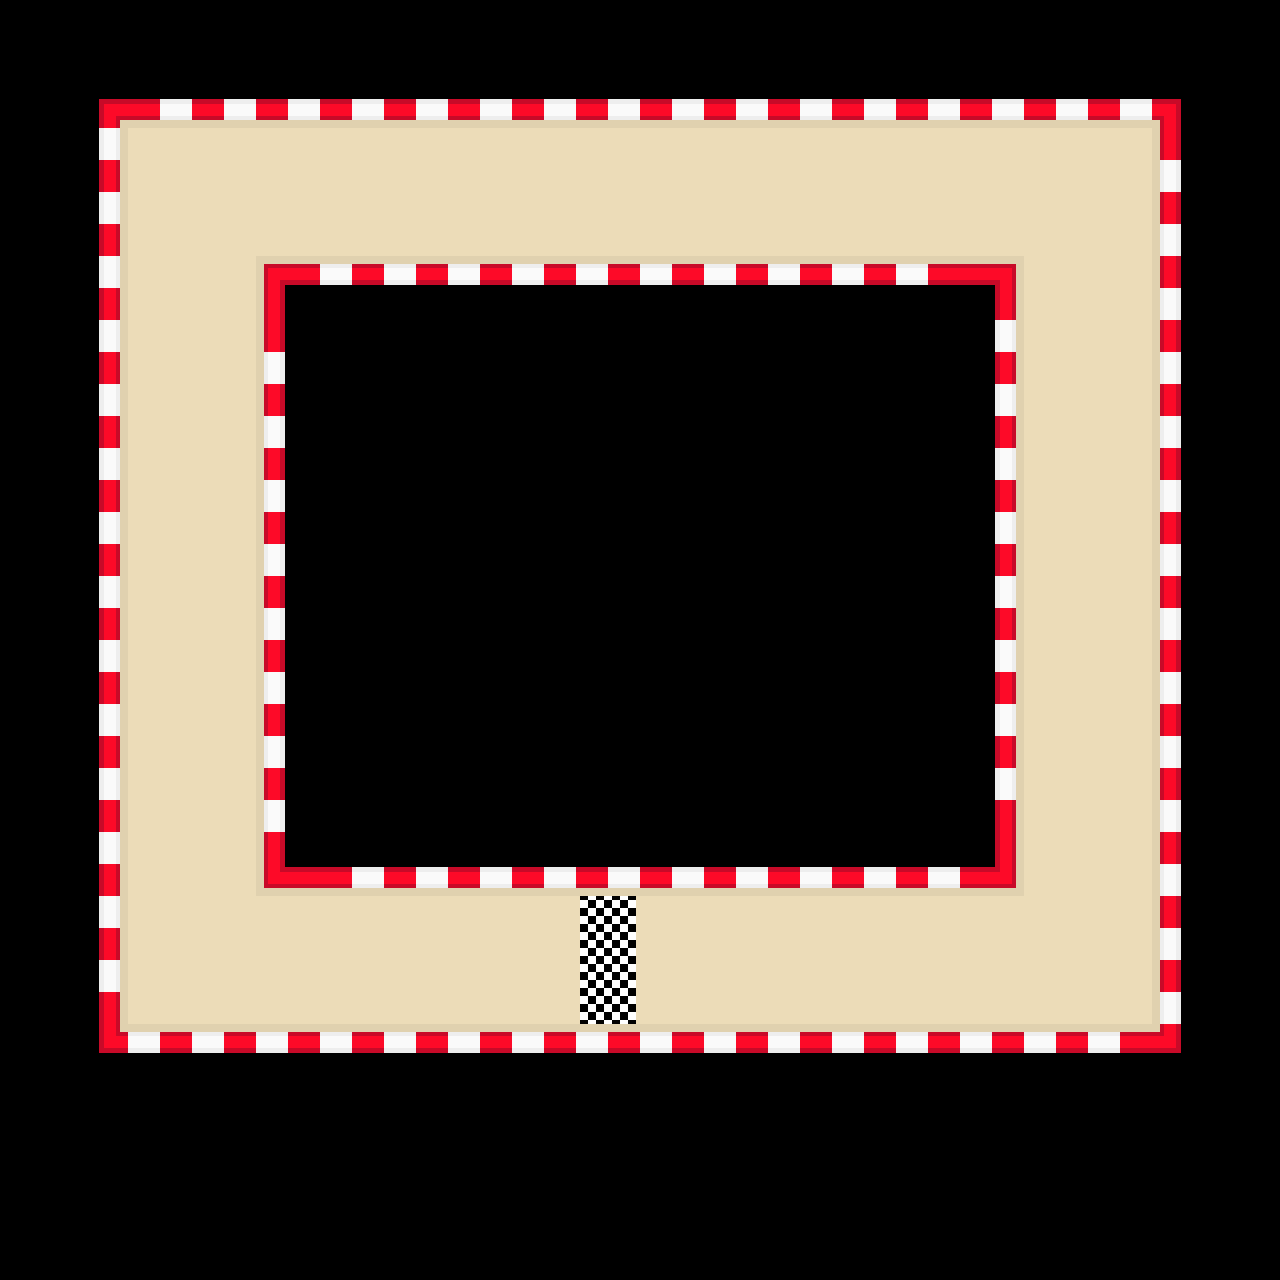

Tiled map render using the project's own tile images. Description and the whole map definition, tile-layer contents included, below:
An orthogonal 20x20 tile map with 64x64 px tiles, 2 tile layers (Tile Layer 1, FinishLayer) and 2 objects.

<map version="1.0" tiledversion="1.0.3" orientation="orthogonal" renderorder="right-down" width="20" height="20" tilewidth="64" tileheight="64" nextobjectid="7">
 <tileset firstgid="1" source="TileSetRed.tsx" />
 <layer name="Tile Layer 1" width="20" height="20">
  <data encoding="csv">
0,0,0,0,0,0,0,0,0,0,0,0,0,0,0,0,0,0,0,0,
0,2684354565,3221225473,3221225473,3221225473,3221225473,3221225473,3221225473,3221225473,3221225473,3221225473,3221225473,3221225473,3221225473,3221225473,3221225473,3221225473,3221225473,3221225477,0,
0,2684354561,3,3,3,3,3,3,3,3,3,3,3,3,3,3,3,3,1610612737,0,
0,2684354561,3,3,3,3,3,3,3,3,3,3,3,3,3,3,3,3,1610612737,0,
0,2684354561,2684354563,2684354563,1610612738,1,1,1,1,1,1,1,1,1,1,2,2684354563,2684354563,1610612737,0,
0,2684354561,2684354563,2684354563,1610612737,0,0,0,0,0,0,0,0,0,0,2684354561,2684354563,2684354563,1610612737,0,
0,2684354561,2684354563,2684354563,1610612737,0,0,0,0,0,0,0,0,0,0,2684354561,2684354563,2684354563,1610612737,0,
0,2684354561,2684354563,2684354563,1610612737,0,0,0,0,0,0,0,0,0,0,2684354561,2684354563,2684354563,1610612737,0,
0,2684354561,2684354563,2684354563,1610612737,0,0,0,0,0,0,0,0,0,0,2684354561,2684354563,2684354563,1610612737,0,
0,2684354561,2684354563,2684354563,1610612737,0,0,0,0,0,0,0,0,0,0,2684354561,2684354563,2684354563,1610612737,0,
0,2684354561,2684354563,2684354563,1610612737,0,0,0,0,0,0,0,0,0,0,2684354561,2684354563,2684354563,1610612737,0,
0,2684354561,2684354563,2684354563,1610612737,0,0,0,0,0,0,0,0,0,0,2684354561,2684354563,2684354563,1610612737,0,
0,2684354561,2684354563,2684354563,1610612737,0,0,0,0,0,0,0,0,0,0,2684354561,2684354563,2684354563,1610612737,0,
0,2684354561,2684354563,2684354563,3221225474,3221225473,3221225473,3221225473,3221225473,3221225473,3221225473,3221225473,3221225473,3221225473,3221225473,2684354562,2684354563,2684354563,1610612737,0,
0,2684354561,2684354563,2684354563,3,3,3,3,3,3,3,3,3,3,3,3,3,3,1610612737,0,
0,2684354561,3,3,3,3,3,3,3,3,3,3,3,3,3,3,3,3,1610612737,0,
0,5,1,1,1,1,1,1,1,1,1,1,1,1,1,1,1,1,1610612741,0,
0,0,0,0,0,0,0,0,0,0,0,0,0,0,0,0,0,0,0,0,
0,0,0,0,0,0,0,0,0,0,0,0,0,0,0,0,0,0,0,0,
0,0,0,0,0,0,0,0,0,0,0,0,0,0,0,0,0,0,0,0
</data>
 </layer>
 <layer name="FinishLayer" width="20" height="20">
  <data encoding="csv">
0,0,0,0,0,0,0,0,0,0,0,0,0,0,0,0,0,0,0,0,
0,0,0,0,0,0,0,0,0,0,0,0,0,0,0,0,0,0,0,0,
0,0,0,0,0,0,0,0,0,0,0,0,0,0,0,0,0,0,0,0,
0,0,0,0,0,0,0,0,0,0,0,0,0,0,0,0,0,0,0,0,
0,0,0,0,0,0,0,0,0,0,0,0,0,0,0,0,0,0,0,0,
0,0,0,0,0,0,0,0,0,0,0,0,0,0,0,0,0,0,0,0,
0,0,0,0,0,0,0,0,0,0,0,0,0,0,0,0,0,0,0,0,
0,0,0,0,0,0,0,0,0,0,0,0,0,0,0,0,0,0,0,0,
0,0,0,0,0,0,0,0,0,0,0,0,0,0,0,0,0,0,0,0,
0,0,0,0,0,0,0,0,0,0,0,0,0,0,0,0,0,0,0,0,
0,0,0,0,0,0,0,0,0,0,0,0,0,0,0,0,0,0,0,0,
0,0,0,0,0,0,0,0,0,0,0,0,0,0,0,0,0,0,0,0,
0,0,0,0,0,0,0,0,0,0,0,0,0,0,0,0,0,0,0,0,
0,0,0,0,0,0,0,0,0,0,0,0,0,0,0,0,0,0,0,0,
0,0,0,0,0,0,0,0,0,4,0,0,0,0,0,0,0,0,0,0,
0,0,0,0,0,0,0,0,0,4,0,0,0,0,0,0,0,0,0,0,
0,0,0,0,0,0,0,0,0,0,0,0,0,0,0,0,0,0,0,0,
0,0,0,0,0,0,0,0,0,0,0,0,0,0,0,0,0,0,0,0,
0,0,0,0,0,0,0,0,0,0,0,0,0,0,0,0,0,0,0,0,
0,0,0,0,0,0,0,0,0,0,0,0,0,0,0,0,0,0,0,0
</data>
 </layer>
 <objectgroup name="Obstacles">
  <object id="4" x="265" y="265" width="749" height="621" />
  <object id="6" x="119" y="117">
   <polyline points="0.666667,1.66667 1,915.333 1041.33,915.333 1041.33,2.33333 -2,2.33333" />
  </object>
 </objectgroup>
</map>
